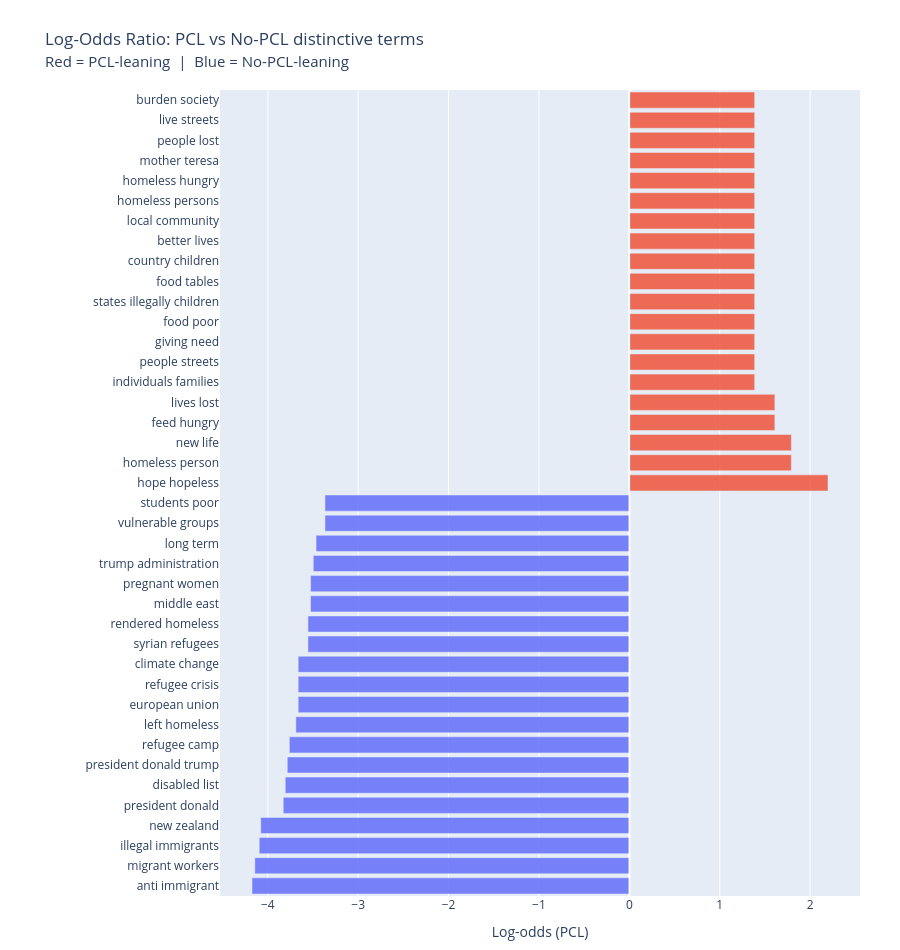

The notebook cell this image was saved under:
### Code cell
# ══════════════════════════════════════════════════════════════════
# CHART 2 — Log-odds diverging bar chart
# ══════════════════════════════════════════════════════════════════
def get_ngram_counts(texts, ngram_range=(2, 3)):
    vec = CountVectorizer(ngram_range=ngram_range, stop_words="english", min_df=3)  # was min_df=2
    X = vec.fit_transform(texts)
    return dict(zip(vec.get_feature_names_out(), X.sum(axis=0).A1))

pcl_counts    = get_ngram_counts(pcl_texts)
no_pcl_counts = get_ngram_counts(no_pcl_texts)

all_terms = set(pcl_counts) | set(no_pcl_counts)

log_odds = {
    t: np.log((pcl_counts.get(t, 0) + 1) / (no_pcl_counts.get(t, 0) + 1))
    for t in all_terms
}

N = 20
sorted_lo     = sorted(log_odds.items(), key=lambda x: x[1])
top_no_pcl_lo = sorted_lo[:N]
top_pcl_lo    = sorted_lo[-N:][::-1]

combined  = top_no_pcl_lo + top_pcl_lo
terms_lo  = [t for t, _ in combined]
scores_lo = [s for _, s in combined]
colors    = ["#ef553b" if s > 0 else "#636efa" for s in scores_lo]

fig2 = go.Figure()
fig2.add_trace(go.Bar(
    x=scores_lo, y=terms_lo, orientation="h",
    marker_color=colors, marker_opacity=0.85,
))
fig2.add_vline(x=0, line_width=1.5, line_color="white")
# Calculate height dynamically based on number of bars
n_bars = len(terms_lo)
bar_height = 20          # px per bar
fig_height = bar_height * n_bars + 150   # +150 for title/margins

fig2.update_layout(
    height=fig_height,
    margin=dict(l=220, r=40, t=90, b=50),   # wide left margin for n-gram labels
    yaxis=dict(
        categoryorder="array",
        categoryarray=terms_lo,
        tickmode="array",           # force ALL ticks to be shown
        tickvals=terms_lo,          # explicitly list every term
        ticktext=terms_lo,
        automargin=True,            # auto-expand margin if labels still overflow
    ),
)

fig2.update_layout(
    title={"text": "Log-Odds Ratio: PCL vs No-PCL distinctive terms<br>"
                   "<span style='font-size:15px;font-weight:normal'>"
                   "Red = PCL-leaning  |  Blue = No-PCL-leaning</span>"},
    yaxis=dict(categoryorder="array", categoryarray=terms_lo),
)
fig2.update_xaxes(title_text="Log-odds (PCL)")
fig2.update_traces(cliponaxis=False)
fig2.show()

### Figure 1 — Plotly figure (JSON) as saved in the notebook; plotly's stock layout.template omitted (floating-point values rounded to 4 significant figures)
{"data": [{"cliponaxis": false, "marker": {"color": ["#636efa", "#636efa", "#636efa", "#636efa", "#636efa", "#636efa", "#636efa", "#636efa", "#636efa", "#636efa", "#636efa", "#636efa", "#636efa", "#636efa", "#636efa", "#636efa", "#636efa", "#636efa", "#636efa", "#636efa", "#ef553b", "#ef553b", "#ef553b", "#ef553b", "#ef553b", "#ef553b", "#ef553b", "#ef553b", "#ef553b", "#ef553b", "#ef553b", "#ef553b", "#ef553b", "#ef553b", "#ef553b", "#ef553b", "#ef553b", "#ef553b", "#ef553b", "#ef553b"], "opacity": 0.85}, "orientation": "h", "type": "bar", "x": [-4.174, -4.143, -4.094, -4.078, -3.829, -3.807, -3.784, -3.761, -3.689, -3.664, -3.664, -3.664, -3.555, -3.555, -3.526, -3.526, -3.497, -3.466, -3.367, -3.367, 2.197, 1.792, 1.792, 1.609, 1.609, 1.386, 1.386, 1.386, 1.386, 1.386, 1.386, 1.386, 1.386, 1.386, 1.386, 1.386, 1.386, 1.386, 1.386, 1.386], "y": ["anti immigrant", "migrant workers", "illegal immigrants", "new zealand", "president donald", "disabled list", "president donald trump", "refugee camp", "left homeless", "european union", "refugee crisis", "climate change", "syrian refugees", "rendered homeless", "middle east", "pregnant women", "trump administration", "long term", "vulnerable groups", "students poor", "hope hopeless", "homeless person", "new life", "feed hungry", "lives lost", "individuals families", "people streets", "giving need", "food poor", "states illegally children", "food tables", "country children", "better lives", "local community", "homeless persons", "homeless hungry", "mother teresa", "people lost", "live streets", "burden society"]}], "layout": {"height": 950, "margin": {"b": 50, "l": 220, "r": 40, "t": 90}, "shapes": [{"line": {"color": "white", "width": 1.5}, "type": "line", "x0": 0, "x1": 0, "xref": "x", "y0": 0, "y1": 1, "yref": "y domain"}], "title": {"text": "Log-Odds Ratio: PCL vs No-PCL distinctive terms<br><span style='font-size:15px;font-weight:normal'>Red = PCL-leaning  |  Blue = No-PCL-leaning</span>"}, "xaxis": {"title": {"text": "Log-odds (PCL)"}}, "yaxis": {"automargin": true, "categoryarray": ["anti immigrant", "migrant workers", "illegal immigrants", "new zealand", "president donald", "disabled list", "president donald trump", "refugee camp", "left homeless", "european union", "refugee crisis", "climate change", "syrian refugees", "rendered homeless", "middle east", "pregnant women", "trump administration", "long term", "vulnerable groups", "students poor", "hope hopeless", "homeless person", "new life", "feed hungry", "lives lost", "individuals families", "people streets", "giving need", "food poor", "states illegally children", "food tables", "country children", "better lives", "local community", "homeless persons", "homeless hungry", "mother teresa", "people lost", "live streets", "burden society"], "categoryorder": "array", "tickmode": "array", "ticktext": ["anti immigrant", "migrant workers", "illegal immigrants", "new zealand", "president donald", "disabled list", "president donald trump", "refugee camp", "left homeless", "european union", "refugee crisis", "climate change", "syrian refugees", "rendered homeless", "middle east", "pregnant women", "trump administration", "long term", "vulnerable groups", "students poor", "hope hopeless", "homeless person", "new life", "feed hungry", "lives lost", "individuals families", "people streets", "giving need", "food poor", "states illegally children", "food tables", "country children", "better lives", "local community", "homeless persons", "homeless hungry", "mother teresa", "people lost", "live streets", "burden society"], "tickvals": ["anti immigrant", "migrant workers", "illegal immigrants", "new zealand", "president donald", "disabled list", "president donald trump", "refugee camp", "left homeless", "european union", "refugee crisis", "climate change", "syrian refugees", "rendered homeless", "middle east", "pregnant women", "trump administration", "long term", "vulnerable groups", "students poor", "hope hopeless", "homeless person", "new life", "feed hungry", "lives lost", "individuals families", "people streets", "giving need", "food poor", "states illegally children", "food tables", "country children", "better lives", "local community", "homeless persons", "homeless hungry", "mother teresa", "people lost", "live streets", "burden society"]}}}
